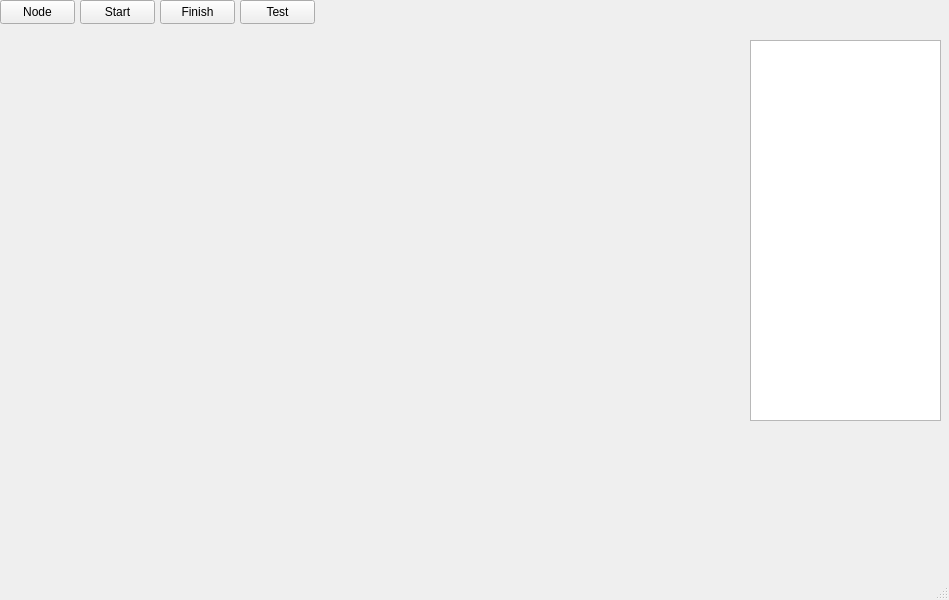
<?xml version="1.0" encoding="UTF-8"?>
<ui version="4.0">
 <class>LZWindow</class>
 <widget class="QMainWindow" name="LZWindow">
  <property name="geometry">
   <rect>
    <x>0</x>
    <y>0</y>
    <width>949</width>
    <height>600</height>
   </rect>
  </property>
  <property name="windowTitle">
   <string>MainWindow</string>
  </property>
  <widget class="QWidget" name="centralwidget">
   <widget class="QPushButton" name="pushButton">
    <property name="geometry">
     <rect>
      <x>0</x>
      <y>0</y>
      <width>75</width>
      <height>24</height>
     </rect>
    </property>
    <property name="text">
     <string>Node</string>
    </property>
   </widget>
   <widget class="QPushButton" name="pushButton_2">
    <property name="geometry">
     <rect>
      <x>80</x>
      <y>0</y>
      <width>75</width>
      <height>24</height>
     </rect>
    </property>
    <property name="text">
     <string>Start</string>
    </property>
   </widget>
   <widget class="QPushButton" name="pushButton_3">
    <property name="geometry">
     <rect>
      <x>160</x>
      <y>0</y>
      <width>75</width>
      <height>24</height>
     </rect>
    </property>
    <property name="text">
     <string>Finish</string>
    </property>
   </widget>
   <widget class="QPushButton" name="pushButton_4">
    <property name="geometry">
     <rect>
      <x>240</x>
      <y>0</y>
      <width>75</width>
      <height>24</height>
     </rect>
    </property>
    <property name="acceptDrops">
     <bool>false</bool>
    </property>
    <property name="text">
     <string>Test</string>
    </property>
   </widget>
   <widget class="QTreeView" name="treeView">
    <property name="geometry">
     <rect>
      <x>750</x>
      <y>40</y>
      <width>191</width>
      <height>381</height>
     </rect>
    </property>
    <property name="dragDropMode">
     <enum>QAbstractItemView::DragOnly</enum>
    </property>
   </widget>
  </widget>
  <widget class="QMenuBar" name="menubar">
   <property name="geometry">
    <rect>
     <x>0</x>
     <y>0</y>
     <width>949</width>
     <height>22</height>
    </rect>
   </property>
  </widget>
  <widget class="QStatusBar" name="statusbar"/>
 </widget>
 <resources/>
 <connections/>
</ui>
